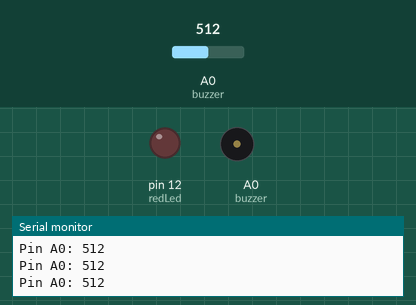
A sketch run on a simulated Arduino Uno, built with avr-gcc and run on an emulated ATmega328P. On the bench: output pins drawn as LEDs (lit = HIGH), buzzer (waves = sounding), the last lines printed to the serial monitor. The inputs (shaded band) are chosen by the test bench; at power-on: A0 (buzzer) = 512.

Above: at 1.2 s.
1.3 s: A0 (buzzer) set to 590
2.8 s: A0 (buzzer) set to 616
At 3.3 s:
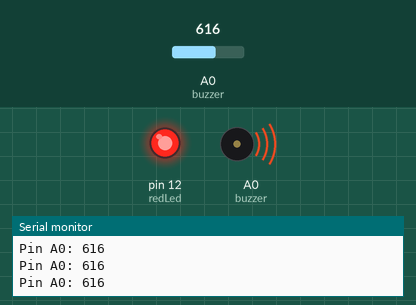
4.3 s: A0 (buzzer) set to 511
At 4.6 s:
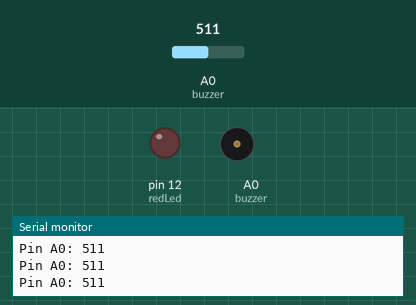
5.8 s: A0 (buzzer) set to 610
At 7.1 s:
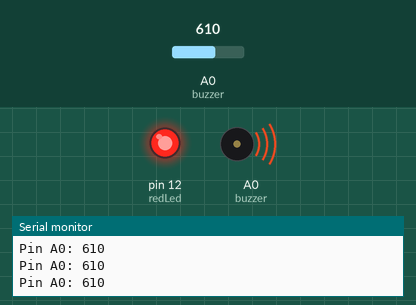
Timing chart, 0 to 8.3 s (numbered marks = the images above; inputs shaded):
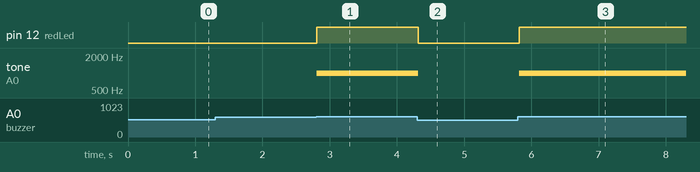

The sketch:

smoke.ino
```cpp
int redLed = 12;
int buzzer = 14;
int smokeA0 = A0;
// Your threshold value
int sensorThres = 600;

void setup() {
  pinMode(redLed, OUTPUT);
  pinMode(buzzer, OUTPUT);
  pinMode(smokeA0, INPUT);
  Serial.begin(9600);
}

void loop() {
  int analogSensor = analogRead(smokeA0);

  Serial.print("Pin A0: ");
  Serial.println(analogSensor);
  // Checks if it has reached the threshold value
  if (analogSensor > sensorThres)
  {
    digitalWrite(redLed, HIGH);
    tone(buzzer, 1000, 200);
  }
  else
  {
    digitalWrite(redLed, LOW);
    noTone(buzzer);
  }
  delay(100);
}
```

Measured:
- the behaviour switches between 600 and 601 on A0 (buzzer) (found by bisection; images 0 and 1)
- after the input at 2.8 s, pin 12 (redLed): LOW → HIGH at once; tone on A0 (buzzer): silent → 1000 Hz at once
- after the input at 4.3 s, pin 12 (redLed): HIGH → LOW at once; tone on A0 (buzzer): 1000 Hz → silent at once
- after the input at 5.8 s, pin 12 (redLed): LOW → HIGH at once; tone on A0 (buzzer): silent → 1000 Hz at once
